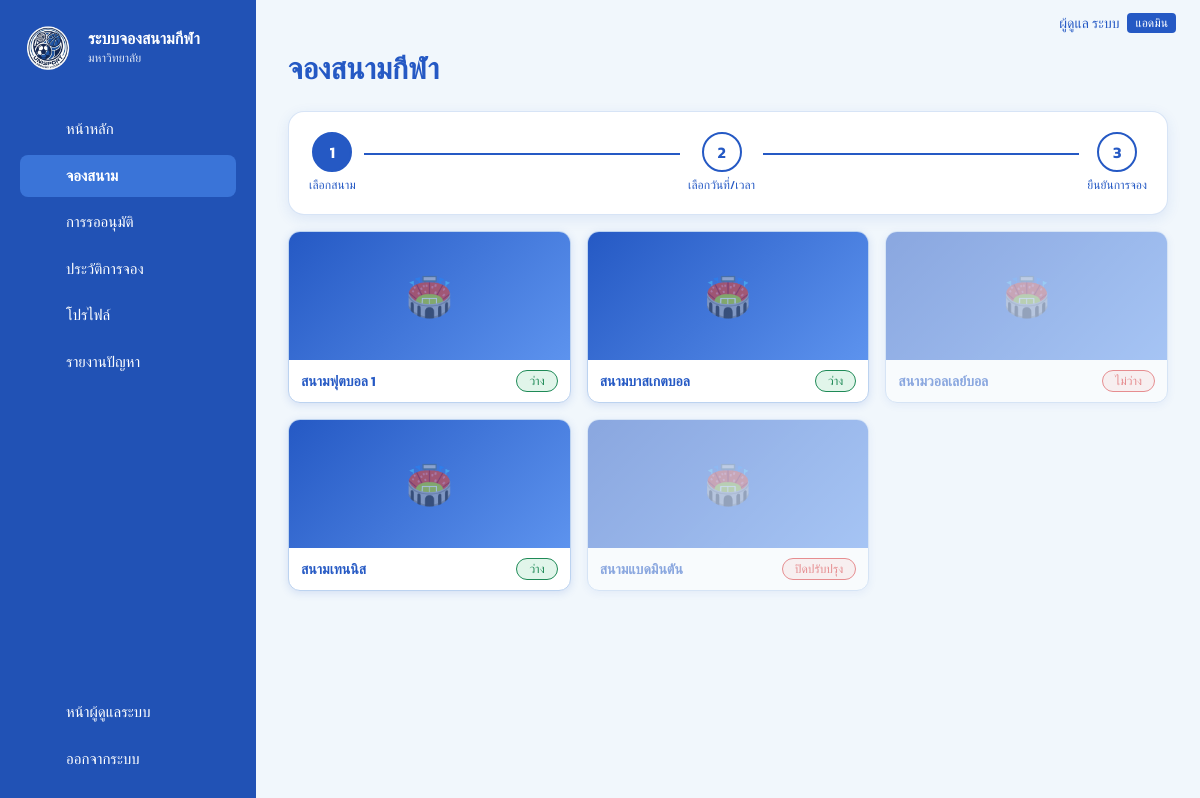
Page /book.php (signed in) on the committed database.
### tables this page shows
CREATE TABLE IF NOT EXISTS `users` (
  `id`            INT UNSIGNED NOT NULL AUTO_INCREMENT,
  `member_code`   VARCHAR(30)  DEFAULT NULL,
  `first_name`    VARCHAR(60)  NOT NULL,
  `last_name`     VARCHAR(60)  NOT NULL DEFAULT '',
  `email`         VARCHAR(255) NOT NULL,
  `username`      VARCHAR(30)  DEFAULT NULL,
  `phone`         VARCHAR(20)  DEFAULT NULL,
  `avatar_url`    VARCHAR(500) DEFAULT NULL,
  `password_hash` VARCHAR(255) NOT NULL,
  `role`          ENUM('user','admin') NOT NULL DEFAULT 'user',
  `created_at`    TIMESTAMP NOT NULL DEFAULT CURRENT_TIMESTAMP,
  PRIMARY KEY (`id`),
  UNIQUE KEY `uq_users_email` (`email`),
  UNIQUE KEY `uq_users_username` (`username`),
  KEY `idx_users_role` (`role`)
);

CREATE TABLE IF NOT EXISTS `fields` (
  `id`          INT UNSIGNED NOT NULL AUTO_INCREMENT,
  `code`        VARCHAR(10)  NOT NULL,
  `name`        VARCHAR(80)  NOT NULL,
  `sport_type`  VARCHAR(40)  NOT NULL,
  `location`    VARCHAR(120) DEFAULT NULL,
  `description` TEXT DEFAULT NULL,
  `image_url`   VARCHAR(500) DEFAULT NULL,
  `facilities`  VARCHAR(255) NOT NULL DEFAULT '',    
  `status`      ENUM('available','unavailable','maintenance') NOT NULL DEFAULT 'available',
  `created_at`  TIMESTAMP NOT NULL DEFAULT CURRENT_TIMESTAMP,
  PRIMARY KEY (`id`),
  UNIQUE KEY `uq_fields_code` (`code`)
);

### book.php (the view, shortened to what this page needs)
<?php
require __DIR__ . '/includes/bootstrap.php';
require __DIR__ . '/includes/layout.php';
$user = require_login();
$fieldId  = (int)(post('field_id') ?: get('field'));
$field    = $fieldId ? fetch_one('SELECT * FROM fields WHERE id = ?', [$fieldId]) : null;
$step = $field ? 2 : 1;
$sport = get('sport');
$fields = [];
if ($step === 1) {
    $fields = $sport !== ''
        ? fetch_all('SELECT * FROM fields WHERE sport_type = ? ORDER BY code', [$sport])
        : fetch_all('SELECT * FROM fields ORDER BY code');
}
shell_start('จองสนามกีฬา', 'book');
page_title('จองสนามกีฬา');
?>
<div class="card pad mb">
  <div class="steps">
    <?php foreach (['เลือกสนาม', 'เลือกวันที่/เวลา', 'ยืนยันการจอง'] as $i => $label): ?>
      <div class="step <?= $step > $i ? 'done' : '' ?>"><div class="n"><?= $i + 1 ?></div><div class="l"><?= h($label) ?></div></div>
      <?php if ($i < 2): ?><div class="step-line"></div><?php endif; ?>
    <?php endforeach; ?>
  </div>
</div>
<?php if ($step === 1): ?>
  <div class="grid g3">
    <?php foreach ($fields as $x): $ok = $x['status'] === 'available'; ?>
      <?php if ($ok): ?><a class="card field-card pressable" href="<?= h(url('book.php?field=' . (int)$x['id'])) ?>">
      <?php else: ?><div class="card field-card disabled"><?php endif; ?>
        <?= thumb($x['image_url'], $x['name'], 'h32') ?>
        <div class="info"><span class="nm"><?= h($x['name']) ?></span><?= pill(FIELD_STATUS, $x['status']) ?></div>
      <?php if ($ok): ?></a><?php else: ?></div><?php endif; ?>
    <?php endforeach; ?>
  </div>
<?php endif;
shell_end();

### includes/layout.php (shortened to what this page needs)
<?php
function asset(string $p): string
{
    $file = ROOT_DIR . '/assets/' . ltrim($p, '/');
    return url('assets/' . ltrim($p, '/')) . (is_file($file) ? '?v=' . filemtime($file) : '');
}
function page_head(string $title, string $bodyClass = ''): void
{
    ?>
<!doctype html>
<html lang="th">
<head>
<link rel="stylesheet" href="<?= h(asset('css/style.css')) ?>">
</head>
<body class="<?= h($bodyClass) ?>">
<?php
}
function page_foot(): void
{
    ?>
</body>
</html>
<?php
}
function brand(string $title = APP_NAME, string $sub = 'มหาวิทยาลัย'): string
{
  return '<div class="brand"><img class="brand-logo" src="' . h(asset('logo.png')) . '" alt="โลโก้"><div class="brand-text"><div class="brand-title">'
        . h($title) . '</div><div class="brand-sub">' . h($sub) . '</div></div></div>';
}
function thumb(?string $src, string $alt, string $cls = ''): string
{
    $s = img_url($src);
  $available = $s !== '' && (
    preg_match('#^https?://#i', (string)$src)
    || is_file(ROOT_DIR . '/' . ltrim((string)$src, '/'))
  );
    return '<div class="thumb ' . h($cls) . '"><span class="thumb-ph">🏟️</span>'
    . ($available ? '<img src="' . h($s) . '" alt="' . h($alt) . '" loading="lazy" onerror="this.remove()">' : '')
        . '</div>';
}
function nav_icon(string $name): string
{
  return '<svg class="side-icon" aria-hidden="true" viewBox="0 0 24 24">' . ($paths[$name] ?? '') . '</svg>';
}
function member_nav(): array
{
    return [
    'dashboard' => ['dashboard.php', 'home', 'หน้าหลัก'],
    'book'      => ['book.php', 'calendar', 'จองสนาม'],
    'bookings'  => ['bookings.php', 'checklist', 'การรออนุมัติ'],
    'history'   => ['history.php', 'history', 'ประวัติการจอง'],
    'profile'   => ['profile.php', 'user', 'โปรไฟล์'],
    'report'    => ['report.php', 'alert', 'รายงานปัญหา'],
    ];
}
function shell_start(string $title, string $active, bool $admin = false): void
{
    $u   = current_user();
    $nav = $admin ? admin_nav() : member_nav();
    page_head($title);
    ?>
<div class="shell">
  <aside class="sidebar" id="sidebar">
    <?= brand($admin ? 'ผู้ดูแลระบบ' : APP_NAME, $admin ? APP_NAME : 'มหาวิทยาลัย') ?>
    <nav class="side-nav">
      <?php foreach ($nav as $key => [$href, $icon, $label]): ?>
        <a href="<?= h(url($href)) ?>" class="side-link pressable <?= $key === $active ? 'active' : '' ?>"><span class="ico"><?= nav_icon($icon) ?></span> <?= h($label) ?></a>
      <?php endforeach; ?>
    </nav>
    <div class="side-bottom">
      <?php if ($u && $u['role'] === 'admin'): ?>
        <a class="side-link" href="<?= h(url($admin ? 'dashboard.php' : 'admin/index.php')) ?>"><span class="ico"><?= nav_icon('shield') ?></span> <?= $admin ? 'ไปหน้าสมาชิก' : 'หน้าผู้ดูแลระบบ' ?></a>
      <?php endif; ?>
      <form method="post" action="<?= h(url('logout.php')) ?>">
        <button class="side-link side-btn" type="submit"><span class="ico"><?= nav_icon('logout') ?></span> ออกจากระบบ</button>
      </form>
    </div>
  </aside>
  <main class="main">
    <header class="topbar">
      <div class="topbar-user">
        <?php if (!empty($u['avatar_url'])): ?>
          <img class="avatar-sm" src="<?= h(img_url($u['avatar_url'])) ?>" alt="" onerror="this.remove()">
        <?php else: ?><span class="ico"><?= nav_icon('user') ?></span><?php endif; ?>
        <?= h(user_name($u) ?: ($u['email'] ?? '')) ?>
        <?php if ($u && $u['role'] === 'admin'): ?><span class="badge-admin">แอดมิน</span><?php endif; ?>
      </div>
    </header>
    <div class="content">
<?php
}
function shell_end(): void
{
    echo "    </div>\n  </main>\n</div>\n";
    page_foot();
}
function page_title(string $title, string $sub = '', string $actionHtml = ''): void
{
    echo '<div class="page-title"><div><h1>' . h($title) . '</h1>'
        . ($sub !== '' ? '<p class="muted">' . $sub . '</p>' : '')
        . '</div>' . $actionHtml . '</div>';
}

### includes/bootstrap.php (shortened to what this page needs)
<?php
function url(string $path = ''): string
{
    return BASE_URL . '/' . ltrim($path, '/');
}
function h(mixed $s): string
{
    return htmlspecialchars((string)($s ?? ''), ENT_QUOTES | ENT_SUBSTITUTE, 'UTF-8');
}
function db(): PDO
{
    static $pdo = null;
    if ($pdo instanceof PDO) {
        return $pdo;
    }
    $dsn = sprintf('mysql:host=%s;port=%d;dbname=%s;charset=utf8mb4', DB_HOST, DB_PORT, DB_NAME);
    try {
        $pdo = new PDO($dsn, DB_USER, DB_PASS, [
            PDO::ATTR_ERRMODE            => PDO::ERRMODE_EXCEPTION,
            PDO::ATTR_DEFAULT_FETCH_MODE => PDO::FETCH_ASSOC,
            PDO::ATTR_EMULATE_PREPARES   => false,
            PDO::MYSQL_ATTR_INIT_COMMAND => "SET NAMES utf8mb4, time_zone = '+07:00'",
        ]);
    } catch (PDOException $e) {
        error_log('DB connect failed: ' . $e->getMessage());
        $unknownDb = (int)$e->getCode() === 1049;
        $msg  = '<p>เชื่อมต่อฐานข้อมูลไม่สำเร็จ</p><ol>';
        $msg .= '<li>เปิด <b>XAMPP Control Panel</b> แล้วกด <b>Start</b> ที่ <b>MySQL</b></li>';
        $msg .= $unknownDb
            ? '<li>ยังไม่มีฐานข้อมูล <code>' . h(DB_NAME) . '</code> — เปิด <a href="' . h(url('install.php')) . '">install.php</a> หรือ import ไฟล์ <code>database.sql</code> ใน phpMyAdmin</li>'
            : '<li>ตรวจค่า <code>DB_HOST / DB_PORT / DB_USER / DB_PASS</code> ในไฟล์ <code>includes/config.php</code></li>';
        $msg .= '</ol>' . (APP_DEBUG ? '<p><code>' . h($e->getMessage()) . '</code></p>' : '');
        fatal_page('เชื่อมต่อฐานข้อมูลไม่ได้', $msg);
    }
    return $pdo;
}
function q(string $sql, array $params = []): PDOStatement
{
    $st = db()->prepare($sql);
    $st->execute($params);
    return $st;
}
function fetch_all(string $sql, array $params = []): array { return q($sql, $params)->fetchAll(); }
function fetch_one(string $sql, array $params = []): ?array { $r = q($sql, $params)->fetch(); return $r === false ? null : $r; }
function post(string $k, string $default = ''): string { return trim((string)($_POST[$k] ?? $default)); }
function get(string $k, string $default = ''): string { return trim((string)($_GET[$k] ?? $default)); }
function current_user(bool $refresh = false): ?array
{
    static $cache = false;
    if ($cache !== false) {
        return $cache;
    }
    $id = (int)($_SESSION['uid'] ?? 0);
    $cache = $id ? fetch_one('SELECT * FROM users WHERE id = ?', [$id]) : null;
    return $cache;
}
function user_name(?array $u): string
{
    return $u ? trim($u['first_name'] . ' ' . $u['last_name']) : '';
}
function require_login(): array
{
    $u = current_user();
    return $u;
}
function pill(array $map, string $key): string
{
    [$label, $tone] = $map[$key] ?? [$key, 'warn'];
    return '<span class="pill pill-' . h($tone) . '">' . h($label) . '</span>';
}
function img_url(?string $v): string
{
    $v = (string)$v;
    return preg_match('#^https?://#i', $v) ? $v : url($v);
}

### rows in the picture
users: user_name($u) ?: ($u['email'] ?? '') "ผู้ดูแล ระบบ"
fields: name "สนามฟุตบอล 1", label "ว่าง"
fields: name "สนามบาสเกตบอล", label "ว่าง"
fields: name "สนามวอลเลย์บอล", label "ไม่ว่าง"
fields: name "สนามเทนนิส", label "ว่าง"
fields: name "สนามแบดมินตัน", label "ปิดปรับปรุง"

### other values in the picture
$title "ระบบจองสนามกีฬา"
$sub "มหาวิทยาลัย"
$label "หน้าหลัก"
$label "จองสนาม"
$label "การรออนุมัติ"
$label "ประวัติการจอง"
$label "โปรไฟล์"
$label "รายงานปัญหา"
$title "จองสนามกีฬา"
$label "เลือกสนาม"
$label "เลือกวันที่/เวลา"
$label "ยืนยันการจอง"
